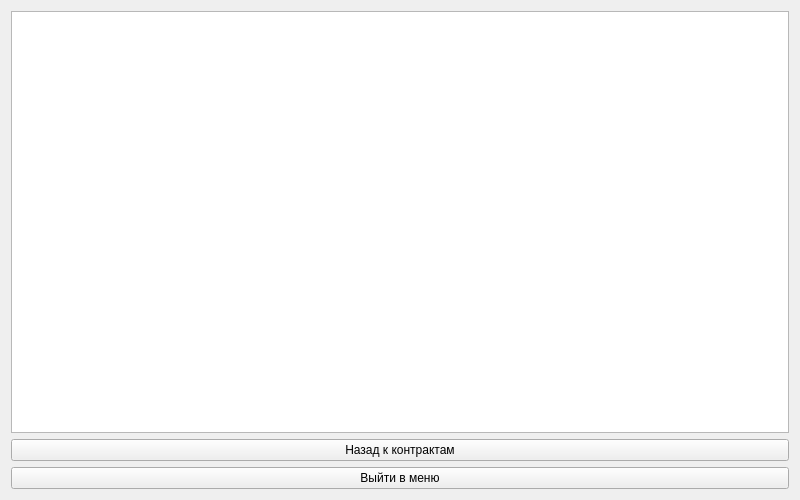
<?xml version="1.0" encoding="UTF-8"?>
<ui version="4.0">
 <class>Form</class>
 <widget class="QWidget" name="Form">
  <property name="geometry">
   <rect>
    <x>0</x>
    <y>0</y>
    <width>800</width>
    <height>500</height>
   </rect>
  </property>
  <property name="windowTitle">
   <string>Form</string>
  </property>
  <layout class="QVBoxLayout" name="verticalLayout">
   <item>
    <widget class="QTableWidget" name="tableWidget"/>
   </item>
   <item>
    <widget class="QPushButton" name="pushButton">
     <property name="text">
      <string>Назад к контрактам</string>
     </property>
    </widget>
   </item>
   <item>
    <widget class="QPushButton" name="pushButton_2">
     <property name="text">
      <string>Выйти в меню</string>
     </property>
    </widget>
   </item>
  </layout>
 </widget>
 <resources/>
 <connections/>
</ui>
